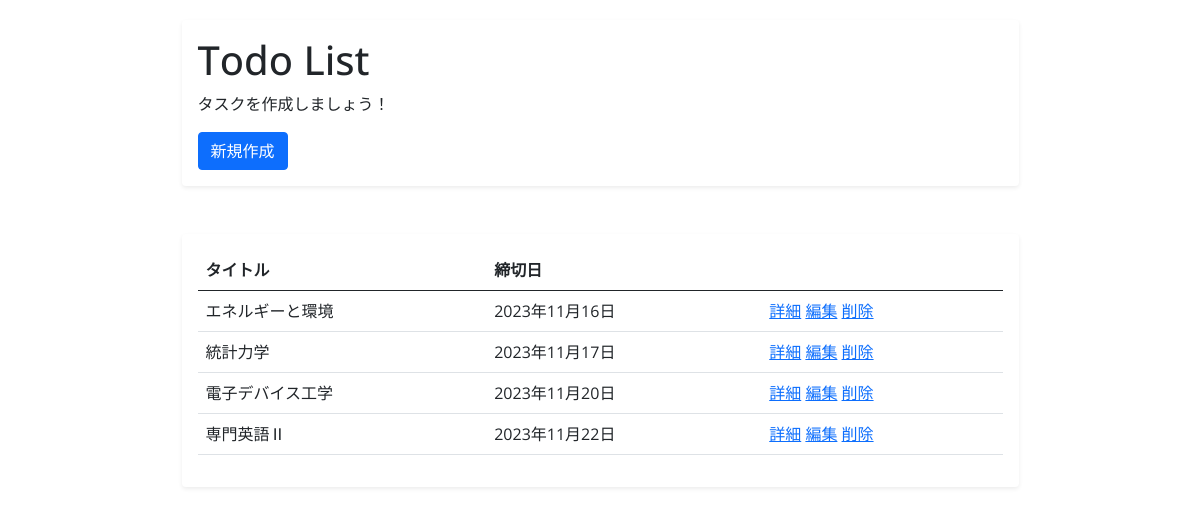
The page / on the database its author committed.
### todo/models.py (models this page shows, shortened)
class Todo(models.Model):
    title = models.CharField("タスク名", max_length=30)
    description = models.TextField("詳細", blank=True)
    deadline = models.DateField("締切")

### todo/views.py (the view)
# urls.py: path("", TodoList.as_view(), name="list"),
class TodoList(ListView):
    model = Todo
    context_object_name = "tasks"
    ordering = ['deadline']

### todo/templates/todo/todo_list.html
{% extends 'todo/base.html' %}
{% block header %}
    <h1>Todo List</h1>
    <p>タスクを作成しましょう！</p>
    <a class="btn btn-primary" href="{% url 'create' %}">新規作成</a>
{% endblock header %}
{% block content %}
<div class="shadow-sm p-3 mb-5 bg-white rounded">
    <table class="table">
        <thead>
            <tr>
            <th scope="col">タイトル</th>
            <th scope="col">締切日</th>
            <th scope="col"></th>
            </tr>
        </thead>
        <tbody>
        {% for task in tasks %}
        <tr>
            <td>{{ task.title }}</td>
            <td>{{ task.deadline }}</td>
            <td>
                <a href="{% url 'detail' task.pk %}">詳細</a>
                <a href="{% url 'update' task.pk %}">編集</a>
                <a href="{% url 'delete' task.pk %}">削除</a>
            </td>
        </tr>
        {% endfor %}
        </tbody>
    </table>
</div>
{% endblock content %}

### todo/templates/todo/base.html (style rules this page uses)
body { padding-top: 20px; font-family: 'Open Sans', sans-serif; }

### rows shown on the page
Todo: title "エネルギーと環境", deadline "2023年11月16日"
Todo: title "統計力学", deadline "2023年11月17日"
Todo: title "電子デバイス工学", deadline "2023年11月20日"
Todo: title "専門英語Ⅱ", deadline "2023年11月22日"
